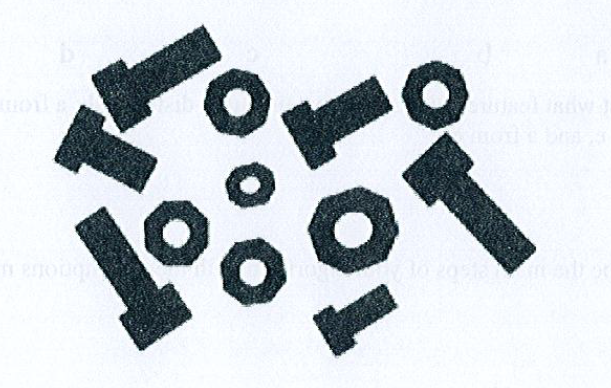
%> input picture lBGU1.png, 611 x 388 px
$ octave TotalNumOfObjs.m   (GNU Octave 9; MATLAB toolbox functions it lacks are replaced by stand-ins)
%> lines starting %> are read from the running program, lines starting %| are printed output that depends on the picture; in (x1, y1, x2, y2) boxes, pixels count from 0 and x2, y2 are one past the last pixel; in counts of white or black regions, pixels touching at a corner belong together; the program's own positions count from 1
% Read in image, convert to black and white - Link comes from your image posted here
im = imread('/lBGU1.png');
%> im is the input picture: size 388x611x3 uint8; mean R, G, B 202.3, 208.5, 213.5
imBW = im2bw(im, 0.3); %// Specify manual threshold of 0.3
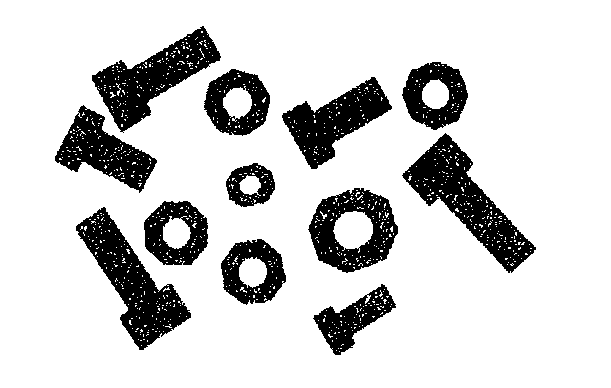
%> imBW: size 388x611 logical; 82.1% white; 12 black regions, largest, box (x1, y1, x2, y2) and area: (402, 133, 536, 273) 5947, (76, 207, 191, 350) 5706, (92, 26, 221, 133) 5124

% Invert intensities and fill in holes
imBWFilled = imfill(~imBW, 'holes');
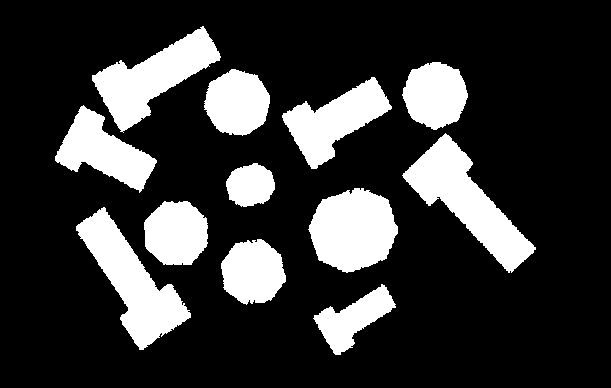
%> imBWFilled: size 388x611 logical; 20.8% white; 12 white regions, largest, box (x1, y1, x2, y2) and area: (402, 133, 536, 273) 6402, (76, 207, 191, 350) 6078, (308, 188, 398, 273) 5587

% Count how many unique objects there are
[L,num] = bwlabel(imBWFilled);
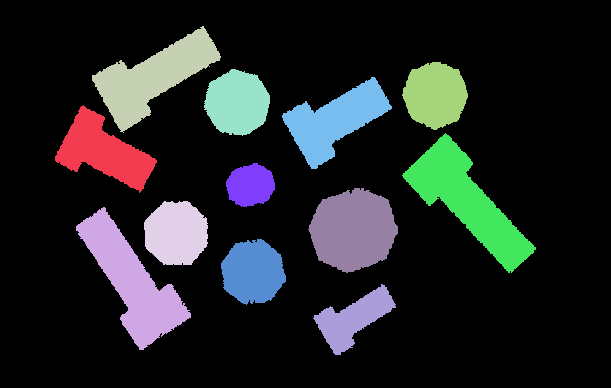
%> L: size 388x611 double; 13 distinct labels, from 0 to 12; one colour per label, 0 black
%> num = 12

% Show final image and display number of objects counted in the title
imshow(imBWFilled);
% title(['Total number of objects: ' num2str(num)]);

 % Counting the number of objects
   text(15,15,strcat('\color{yellow}Number of objects Found:',num2str(num)))
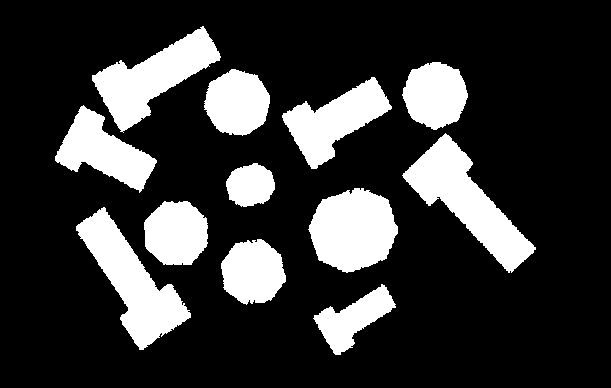
%> figure redrawn from the program's plot data
